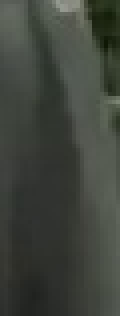
#> input picture detection_images/fixed_video113.png, 30 x 79 px (shown 4 times larger); its folder holds only this picture in this run
$ python gei.py
#> lines starting #> are read from the running program, lines starting #| are printed output that depends on the picture
import glob
import numpy as np
import cv2
import os
x=os.listdir("/home/MMI22sunki/yolact/detection_images")
y=len(x)

path = "/home/MMI22sunki/yolact/detection_images/*.png"
X=np.zeros((128, 88))
GEI = np.zeros((128,88), np.uint8)
for bb,file in enumerate (glob.glob(path)):
    image = cv2.imread(file)
#> image is the input picture: shape (79, 30, 3); mean B, G, R 60.4, 68, 63.6
    image = cv2.cvtColor(image,cv2.COLOR_BGR2GRAY)
#> image: shape (79, 30)
    img_resize = cv2.resize(image, dsize=(88, 128), interpolation=cv2.INTER_CUBIC)
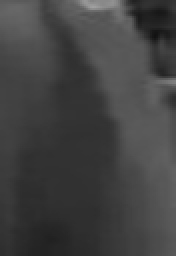
#> img_resize: shape (128, 88) (shown 2 times larger); min 18, max 160, mean 65.8
    height, width = img_resize.shape
#> height = 128; width = 88
    for j in range(height):
        for i in range(width):
            X[j,i]=X[j,i]+img_resize[j,i]
    cv2.imwrite('AB/{}.png'.format(bb),img_resize)

for j in range(height):
    for i in range(width):
        GEI[j,i]=X[j,i]/y
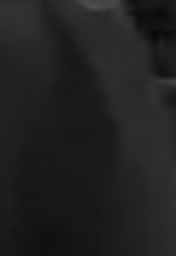
#> GEI: shape (128, 88) (shown 2 times larger); min 9, max 80, mean 32.6

cv2.imwrite('/home/MMI22sunki/yolact/detection_images/GEIext.png',GEI)
